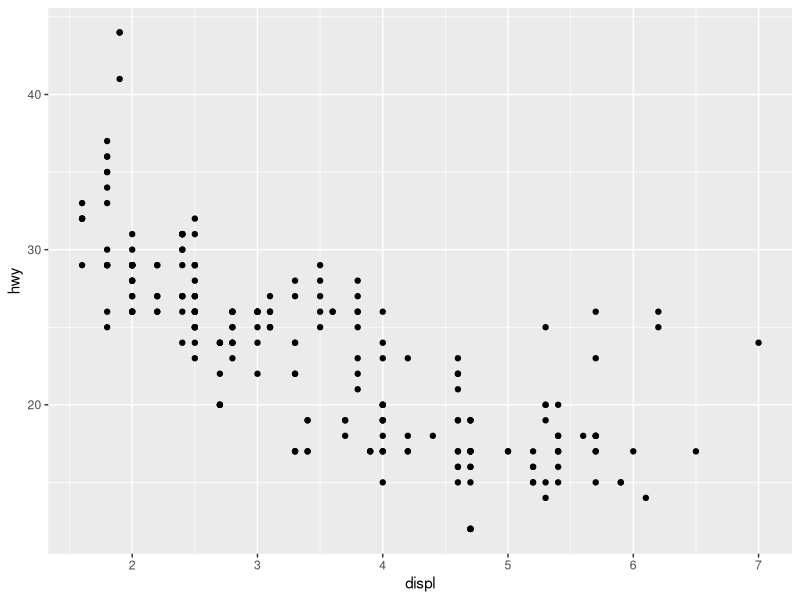
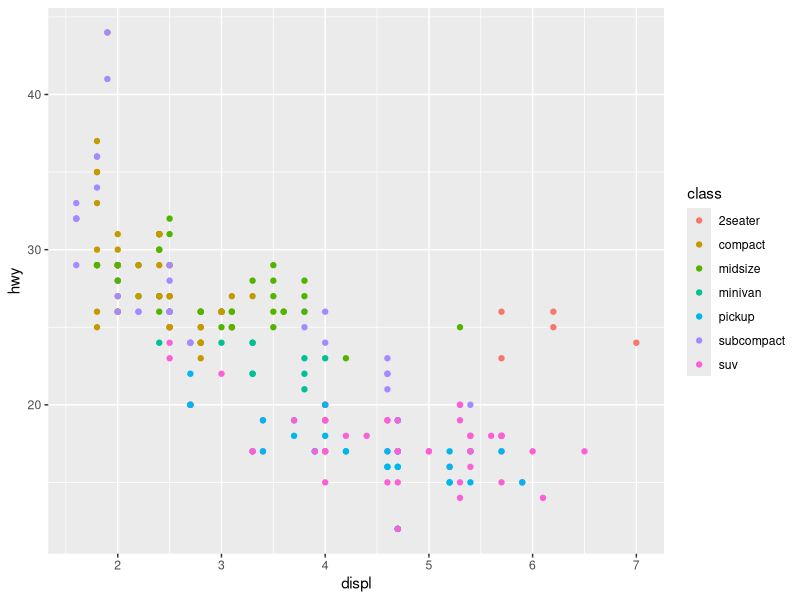
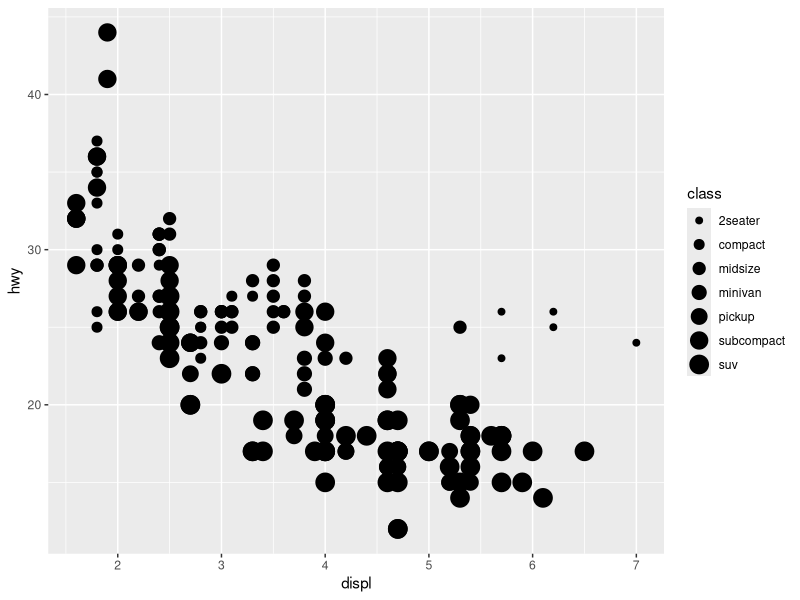
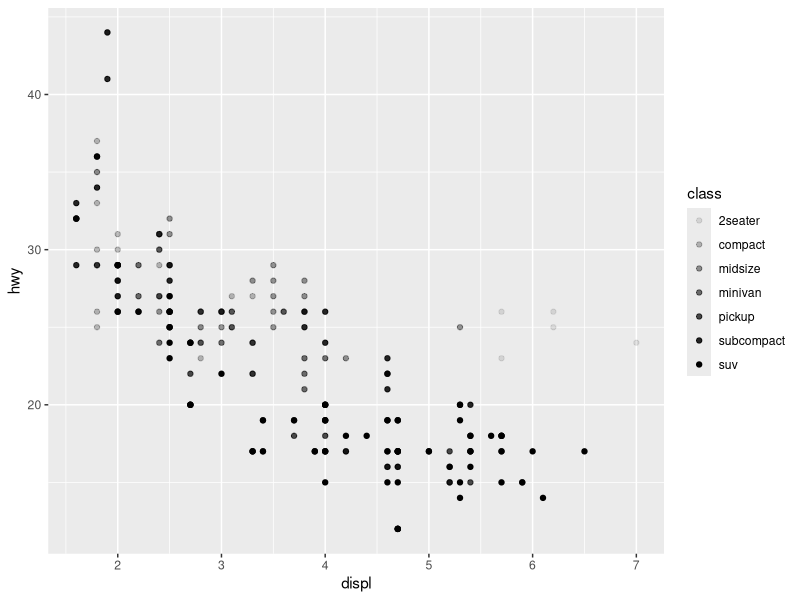
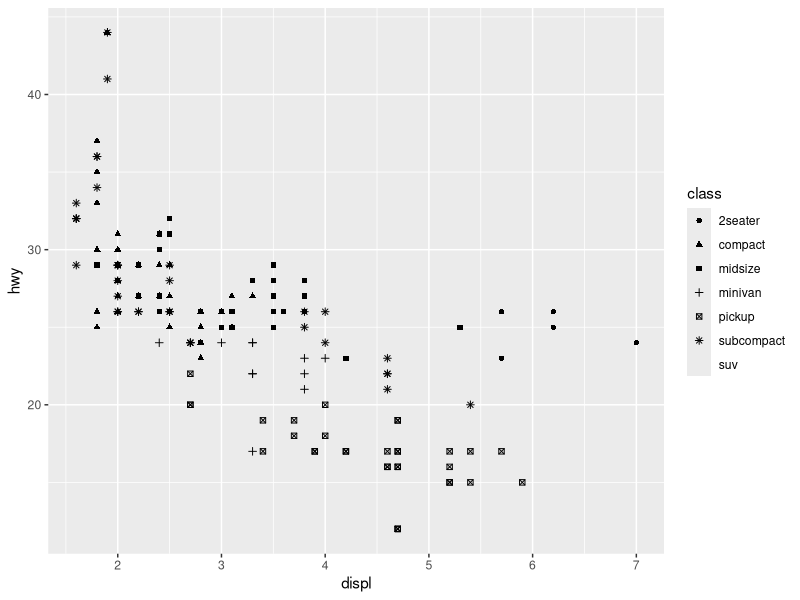
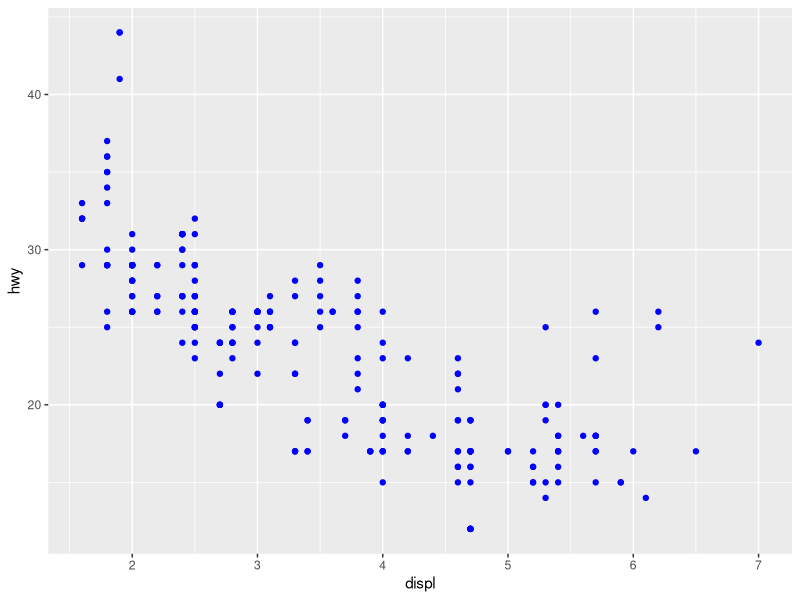
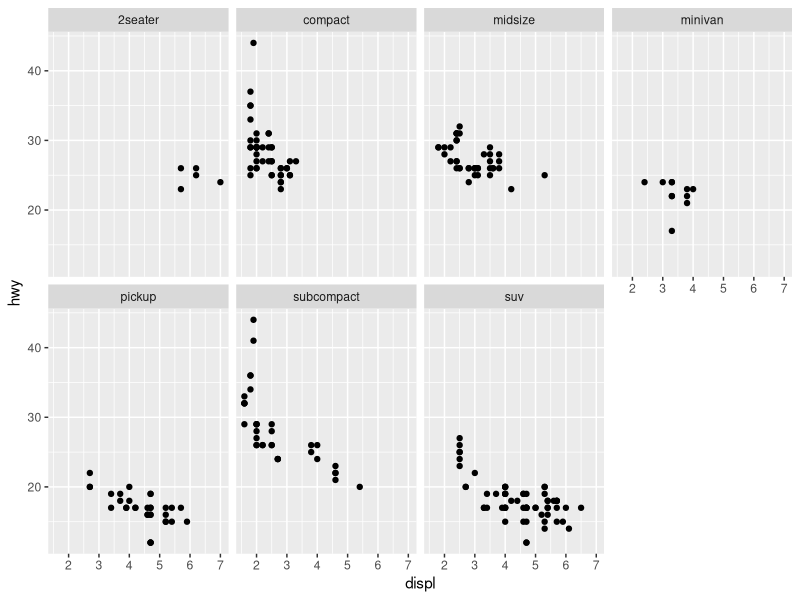
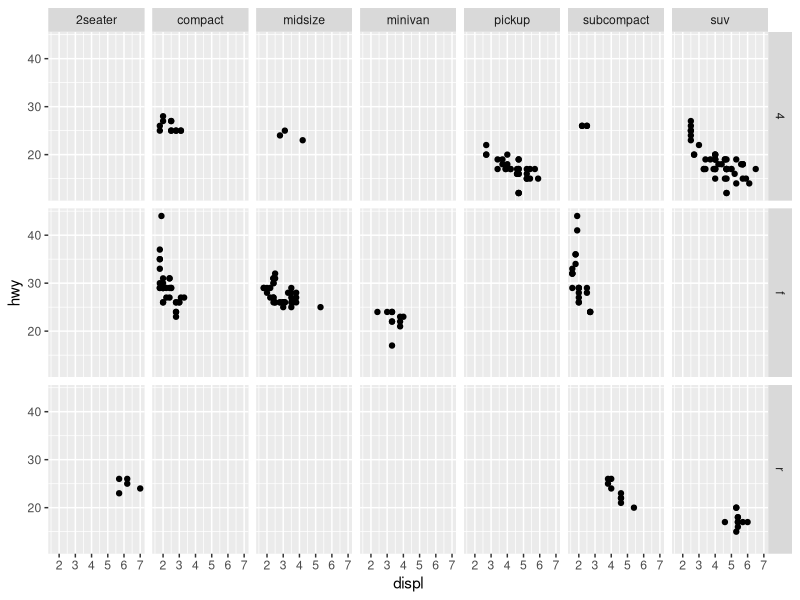

Reproduce these figures in R, in order.
## ---- chunk 1
rm(list = ls()) # clean-up workspace
library("tidyverse")
sessionInfo()
## ---- chunk 2
knitr::opts_chunk$set(fig.align = 'center', cache = TRUE)
## ---- chunk 3
    mpg %>% print(width = Inf)
## ---- chunk 4
    ggplot(data = mpg) + 
      geom_point(mapping = aes(x = displ, y = hwy))
## ---- chunk 5
    ggplot(data = mpg) + 
      geom_point(mapping = aes(x = displ, y = hwy, color = class))
## ---- chunk 6
    ggplot(data = mpg) + 
      geom_point(mapping = aes(x = displ, y = hwy, size = class))
    #> Warning: Using size for a discrete variable is not advised.
## ---- chunk 7
    ggplot(data = mpg) + 
      geom_point(mapping = aes(x = displ, y = hwy, alpha = class))
## ---- chunk 8
    ggplot(data = mpg) + 
      geom_point(mapping = aes(x = displ, y = hwy, shape = class))
## ---- chunk 9
    ggplot(data = mpg) + 
      geom_point(mapping = aes(x = displ, y = hwy), color = "blue")
## ---- chunk 10
    ggplot(data = mpg) + 
      geom_point(mapping = aes(x = displ, y = hwy)) + 
      facet_wrap(~ class, nrow = 2)
## ---- chunk 11
    ggplot(data = mpg) + 
      geom_point(mapping = aes(x = displ, y = hwy)) + 
      facet_grid(drv ~ class)
## ---- chunk 12
    ggplot(data = mpg) + 
      geom_point(mapping = aes(x = displ, y = hwy))
    ggplot(data = mpg) + 
      geom_smooth(mapping = aes(x = displ, y = hwy))
## ---- chunk 13
    ggplot(data = mpg) + 
      geom_smooth(mapping = aes(x = displ, y = hwy, linetype = drv))
## ---- chunk 14
    ggplot(data = mpg) + 
      geom_smooth(mapping = aes(x = displ, y = hwy, color = drv))
## ---- chunk 15
    ggplot(data = mpg) + 
      geom_point(mapping = aes(x = displ, y = hwy)) + 
      geom_smooth(mapping = aes(x = displ, y = hwy))
## ---- chunk 16
    ggplot(data = mpg, mapping = aes(x = displ, y = hwy)) + 
      geom_point() + geom_smooth()
## ---- chunk 17
    ggplot(data = mpg, mapping = aes(x = displ, y = hwy)) + 
      geom_point(mapping = aes(color = class)) + 
      geom_smooth(data = filter(mpg, class == "subcompact"), se = FALSE)
## ---- chunk 18
    diamonds
## ---- chunk 19
    ggplot(data = diamonds) + 
      geom_bar(mapping = aes(x = cut))
## ---- chunk 20
    ggplot(data = diamonds) + 
      stat_count(mapping = aes(x = cut))
## ---- chunk 21
    ggplot(data = diamonds) + 
      geom_bar(mapping = aes(x = cut, y = stat(prop), group = 1))    
## ---- chunk 22
    ggplot(data = diamonds) + 
      geom_bar(mapping = aes(x = cut, y = stat(prop)))    
## ---- chunk 23
    ggplot(data = diamonds) + 
      geom_bar(mapping = aes(x = cut))
## ---- chunk 24
    ggplot(data = diamonds) + 
      geom_col(mapping = aes(x = cut, y = carat))
## ---- chunk 25
    ggplot(data = diamonds) + 
      geom_bar(mapping = aes(x = cut, weight = carat))
## ---- chunk 26
    ggplot(data = diamonds) + 
      geom_bar(mapping = aes(x = cut, colour = cut))
## ---- chunk 27
    ggplot(data = diamonds) + 
      geom_bar(mapping = aes(x = cut, fill = cut))
## ---- chunk 28
    ggplot(data = diamonds) + 
      geom_bar(mapping = aes(x = cut, fill = clarity))
## ---- chunk 29
    ggplot(data = diamonds, mapping = aes(x = cut, fill = clarity)) + 
      geom_bar(alpha = 1/5, position = "identity")
    
    ggplot(data = diamonds, mapping = aes(x = cut, colour = clarity)) + 
      geom_bar(fill = NA, position = "identity")    
## ---- chunk 30
    ggplot(data = diamonds) + 
      geom_bar(mapping = aes(x = cut, fill = clarity), position = "fill")
## ---- chunk 31
    ggplot(data = diamonds) + 
      geom_bar(mapping = aes(x = cut, fill = clarity), position = "dodge")    
## ---- chunk 32
    ggplot(data = mpg) + 
      geom_point(mapping = aes(x = displ, y = hwy), position = "jitter")
## ---- chunk 33
    ggplot(data = mpg) + 
      geom_jitter(mapping = aes(x = displ, y = hwy))
## ---- chunk 34
    mpg
## ---- chunk 35
    ggplot(data = mpg, mapping = aes(x = class, y = hwy)) + 
      geom_boxplot()
## ---- chunk 36
    ggplot(data = mpg, mapping = aes(x = class, y = hwy)) + 
      geom_boxplot() + 
      coord_cartesian(xlim = c(0, 5))
## ---- chunk 37
    ggplot(data = mpg, mapping = aes(x = class, y = hwy)) + 
      geom_boxplot() + 
      coord_fixed(ratio = 1/2)
## ---- chunk 38
    ggplot(data = mpg, mapping = aes(x = class, y = hwy)) + 
      geom_boxplot() + 
      coord_flip()
## ---- chunk 39
    bar <- ggplot(data = diamonds) + 
      geom_bar(
        mapping = aes(x = cut, fill = cut), 
        show.legend = FALSE,
        width = 1
      ) + 
      theme(aspect.ratio = 1) +
      labs(x = NULL, y = NULL)
    
    bar + coord_flip()
    bar + coord_polar()
## ---- chunk 40
    library("maps")
    nz <- map_data("nz")
    head(nz, 20)
## ---- chunk 41
ggplot(nz, aes(x = long, y = lat, group = group)) +
  geom_polygon(fill = "white", colour = "black")
## ---- chunk 42
    ggplot(nz, aes(long, lat, group = group)) +
      geom_polygon(fill = "white", colour = "black") +
      coord_quickmap()
